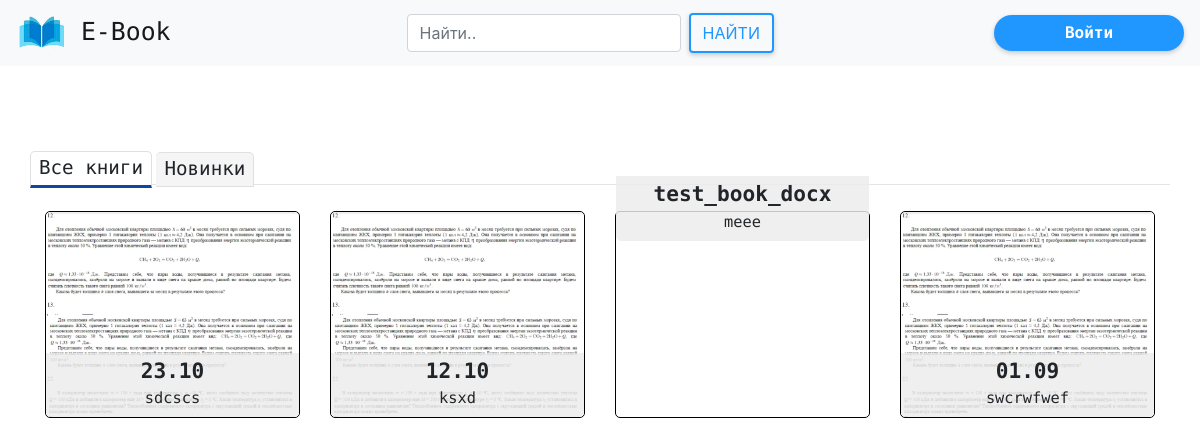
The page / on the database its author committed.
### ebook/models.py (models this page shows, shortened)
class book_inf(models.Model):
    bookname = models.CharField("назвние книги", null=True, max_length=150)
    author = models.CharField("автор", null=True, max_length=100)
    rate = models.PositiveIntegerField("Рейтинг книги", default=0,
                                       validators=[MaxValueValidator(5), ])
    discriptions = models.TextField("описание книги")
    bookimage = models.ImageField("Фотография книги", blank=True,
                                  upload_to="books_photo",
                                  default="books_photo/default.png")
    addingDate = models.DateField("Дата добавления",
                                  default=timezone.now)
    bookfile = models.FileField(upload_to='books', blank=False,
                                default="puples_photo/default.png")

### ebook/views.py (the view)
# urls.py: path('', views.index, name='index'),
def index(request):
    books = book_inf.objects.all().order_by('?')
    newbooks = book_inf.objects.all().order_by('-addingDate')
    userbooks = userbook.objects.all()
    return render(request, 'index.html',
                  {'books': books, 'newbooks': newbooks, 'userbooks': userbooks})

### ebook/templatetags/customtags.py (called while the page is built)
@register.simple_tag(name='if_include')
def if_include(bookid, userid):
    try:
        book = book_inf.objects.get(id=bookid)
        user = User.objects.get(id=userid)
        t = userbook.objects.get(user=user, book=book)
        return True
    except userbook.DoesNotExist:
        return False
    except User.DoesNotExist:
        return False

### templates/index.html (shortened to what this page needs)
{% extends 'base.html' %}
{% load static %}
{% block links %}
    <link rel="stylesheet" href="{% static 'css/index.css' %}">
{% endblock links %}
{% load customtags %}
{% block content %}
    <div class="maini">
        <div class="tabs">
            <label for="tab-btn-2">Все книги</label>
            <label for="tab-btn-3">Новинки</label>
            <hr style="margin-top: -11px">
            <div id="popular" class="tabblock">
                <div class="books">
                    <div class="row">
                        {% for bookItem in books  %}
                            <div class="col-12 col-md-6 col-lg-4 col-xl-3 bookbox">
                                <div class="book">
                                    <div class="bookImg">
                                        <img src="{{ bookItem.bookimage.url }}" alt="">
                                        <div class="bookDiscrp">
                                            <h4>{{ bookItem.bookname }}</h4>
                                            <small>{{ bookItem.author }}</small>
                                        </div>
                                    </div>
                                    {% if_include bookItem.id user.id as ifinc %}
                                </div>
                            </div>
                        {% endfor %}
                    </div>
                </div>
            </div>
        </div>
    </div>
{% endblock content %}

### static/css/base.css (style rules this page uses)
html, body { min-height: 100vh; }

### static/css/index.css (style rules this page uses)
.maini { padding-top: 150px !important; padding: 0px 30px; min-height: 100vh; }
.tabs { margin-left: auto; margin-right: auto; min-width: 100%; }
.tabs>div { display: none; padding: 10px 15px; font-size: 1.2em; }
#tab-btn-1:checked~#genres, #tab-btn-2:checked~#popular, #tab-btn-3:checked~#news { display: block; }
.tabs>label { display: inline-block; text-align: center; vertical-align: middle; user-select: none; background-color: #f5f5f5; border: 1px solid #e0e0e0; border-top-left-radius: 5px; border-top-right-radius: 5px; padding: 2px 8px; font-size: 1.2em; line-height: 1.5; transition: color 0.15s ease-in-out, background-color 0.15s ease-in-out; cursor: pointer; position: relative; top: 1px; font-family: 'PT Mono', monospace; }
.tabs>label:not(:first-of-type) { border-left: none; }
.tabs>input[type="radio"]:checked+label { background-color: #fff; border-bottom: 3px solid #0d47a1; }
.tabblock { min-height: 500px; }
.bookbox { margin-bottom: 1em; }
.book { border: 1px solid black; max-height: 400px; min-height: 100%; border-radius: 5px; }
.bookImg img { max-width: 100%; min-width: 100%; max-height: 396px; min-height: 100%; height: 100%; border-radius: 5px; }
.bookImg { z-index: 1; position: relative; border-radius: 5px; }
.bookDiscrp { position: absolute; z-index: 2; background-color: rgba(236, 236, 236, 0.829); bottom: 0px; width: 100%; left: 0; border-bottom-left-radius: 5px; border-bottom-right-radius: 5px; text-align: center; font-family: 'PT Mono', monospace; padding: 5px 2px; }
.bookDiscrp h4 { font-size: 1.1em; font-weight: bolder; margin-bottom: 0px; }

### rows shown on the page
book_inf: bookimage (picture), bookname "23.10", author "sdcscs"
book_inf: bookimage (picture), bookname "12.10", author "ksxd"
book_inf: bookname "test_book_docx", author "meee"
book_inf: bookimage (picture), bookname "01.09", author "swcrwfwef"
